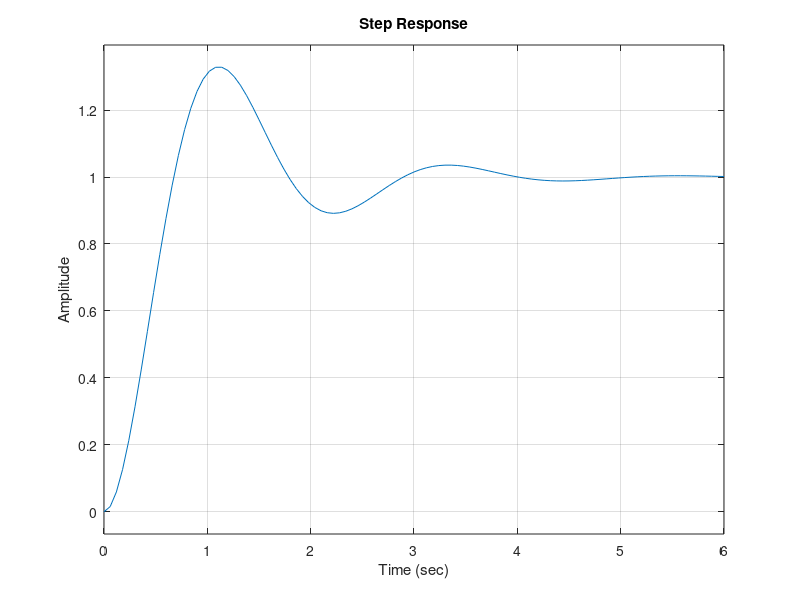

Recreate this plot in MATLAB. (Note: this script raises an error after producing the figure.)
clc;
clear;
close all;

%% Define the system
num = 9;
den = conv([1 0], [1 2]); % s(s+2) = s^2 + 2s

G = tf(num, den);

% Closed-loop system with unity feedback
sys = feedback(G, 1);

%% Plot Step Response
figure;
step(sys);
title('Step Response');
xlabel('Time (sec)');
ylabel('Amplitude');
grid on;

%% Step Response Characteristics
info = stepinfo(sys);

fprintf('Rise Time (Tr): %.4f sec\n', info.RiseTime);
fprintf('Settling Time (Ts): %.4f sec\n', info.SettlingTime);
fprintf('Peak Time (Tp): %.4f sec\n', info.PeakTime);
fprintf('Overshoot (OS): %.2f%%\n', info.Overshoot);

%% Poles, damping ratio and natural frequency
poles = pole(sys);
disp('Poles:');
disp(poles);

wn = abs(poles(1));  % natural frequency
zeta = -real(poles(1))/wn;  % damping ratio

fprintf('Natural Frequency (wn): %.4f rad/s\n', wn);
fprintf('Damping Ratio (zeta): %.4f\n', zeta);
